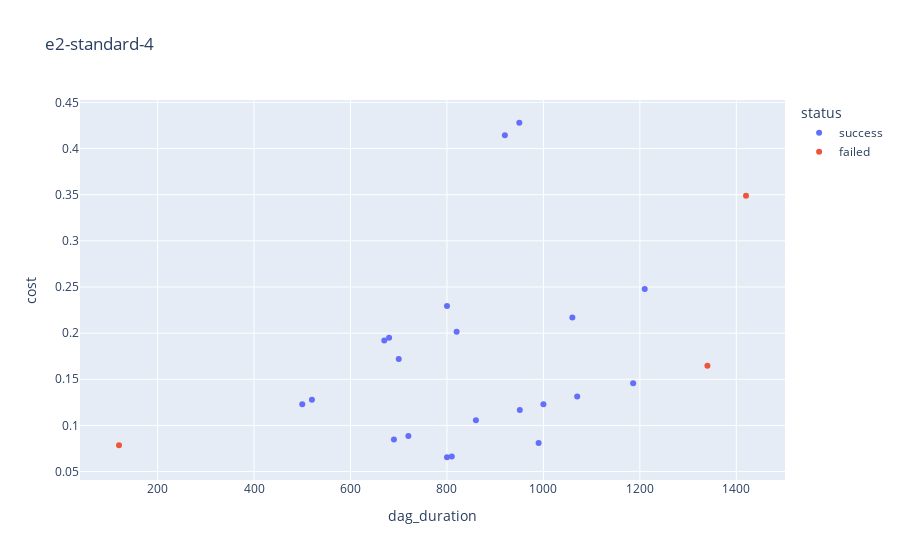

This figure's notebook cell:
### Code cell
import plotly.express as px

fig = px.scatter(data, x="dag_duration", y="cost", color="status", title=machine_type, hover_data=['executor_instances', 'executor_memory', 'driver_memory', 'machine_type', 'dag_id'])

fig.show()

### Figure 1 — Plotly figure (JSON) as saved in the notebook; plotly's stock layout.template omitted (floating-point values rounded to 4 significant figures)
{"data": [{"customdata": [[2, 512, 512, "e2-standard-4", "ngs-pipeline"], [4, 512, 512, "e2-standard-4", "ngs-pipeline"], [2, 550, 600, "e2-standard-4", "ngs-pipeline"], [4, 550, 600, "e2-standard-4", "ngs-pipeline"], [2, 600, 750, "e2-standard-4", "ngs-pipeline"], [6, 600, 750, "e2-standard-4", "ngs-pipeline"], [2, 512, 1024, "e2-standard-4", "ngs-pipeline"], [5, 1024, 1024, "e2-standard-4", "ngs-pipeline"], [2, 600, 512, "e2-standard-4", "ngs-pipeline"], [5, 700, 1024, "e2-standard-4", "ngs-pipeline"], [2, 512, 512, "e2-standard-4", "ngs-pipeline"], [2, 1024, 1024, "e2-standard-4", "ngs-pipeline"], [5, 1024, 1024, "e2-standard-4", "ngs-pipeline"], [5, 512, 750, "e2-standard-4", "ngs-pipeline"], [1, 512, 1024, "e2-standard-4", "ngs-pipeline"], [1, 1024, 1024, "e2-standard-4", "ngs-pipeline"], [6, 650, 512, "e2-standard-4", "ngs-pipeline"], [6, 600, 512, "e2-standard-4", "ngs-pipeline"], [10, 512, 2048, "e2-standard-4", "ngs-pipeline"], [10, 1024, 1024, "e2-standard-4", "ngs-pipeline"], [1, 7000, 512, "e2-standard-4", "ngs-pipeline"]], "hovertemplate": "status=success<br>dag_duration=%{x}<br>cost=%{y}<br>executor_instances=%{customdata[0]}<br>executor_memory=%{customdata[1]}<br>driver_memory=%{customdata[2]}<br>machine_type=%{customdata[3]}<br>dag_id=%{customdata[4]}<extra></extra>", "legendgroup": "success", "marker": {"color": "#636efa", "symbol": "circle"}, "mode": "markers", "name": "success", "orientation": "v", "showlegend": true, "type": "scatter", "x": [1186, 1210, 1070, 1060, 1000, 800, 860, 820, 951, 700, 720, 690, 520, 500, 800, 810, 670, 680, 950, 920, 990], "xaxis": "x", "y": [0.1457, 0.2478, 0.1315, 0.217, 0.1229, 0.2293, 0.1057, 0.2015, 0.1168, 0.172, 0.08846, 0.08477, 0.1278, 0.1229, 0.06552, 0.06634, 0.1921, 0.1949, 0.428, 0.4144, 0.08109], "yaxis": "y"}, {"customdata": [[2, 500, 1024, "e2-standard-4", "ngs-pipeline"], [5, 300, 2048, "e2-standard-4", "ngs-pipeline"], [15, 512, 512, "e2-standard-4", "ngs-pipeline"]], "hovertemplate": "status=failed<br>dag_duration=%{x}<br>cost=%{y}<br>executor_instances=%{customdata[0]}<br>executor_memory=%{customdata[1]}<br>driver_memory=%{customdata[2]}<br>machine_type=%{customdata[3]}<br>dag_id=%{customdata[4]}<extra></extra>", "legendgroup": "failed", "marker": {"color": "#EF553B", "symbol": "circle"}, "mode": "markers", "name": "failed", "orientation": "v", "showlegend": true, "type": "scatter", "x": [1340, 1420, 120], "xaxis": "x", "y": [0.1646, 0.3489, 0.07863], "yaxis": "y"}], "layout": {"legend": {"title": {"text": "status"}, "tracegroupgap": 0}, "title": {"text": "e2-standard-4"}, "xaxis": {"anchor": "y", "domain": [0.0, 1.0], "title": {"text": "dag_duration"}}, "yaxis": {"anchor": "x", "domain": [0.0, 1.0], "title": {"text": "cost"}}}}
